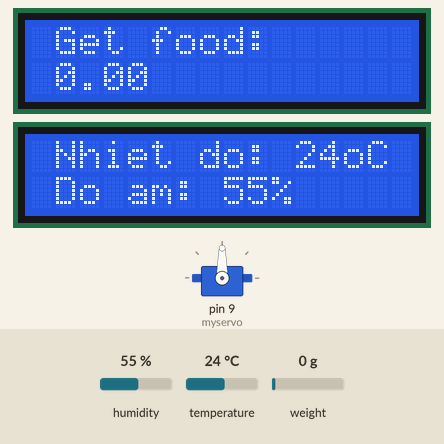
A sketch run on a simulated Arduino Uno, built with avr-gcc and run on an emulated ATmega328P. Shown: 2 × 16×2 character LCD, servo. The inputs (shaded band) are chosen by the test bench; at power-on: temperature 24 °C, weight on the scale 0 g, humidity 55 %. What the sketch prints to the serial monitor is not drawn.

Above: at 8.5 s.
8.6 s: temperature set to 11 °C
At 14.0 s:
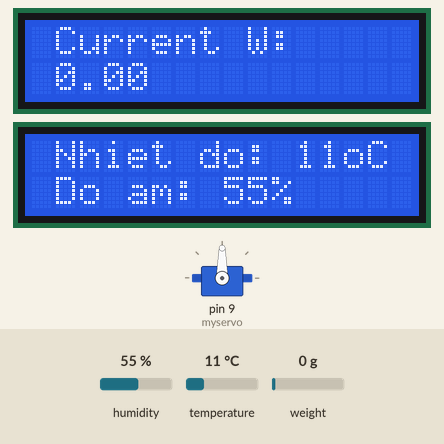
15.0 s: temperature set to 8 °C
At 16.8 s:
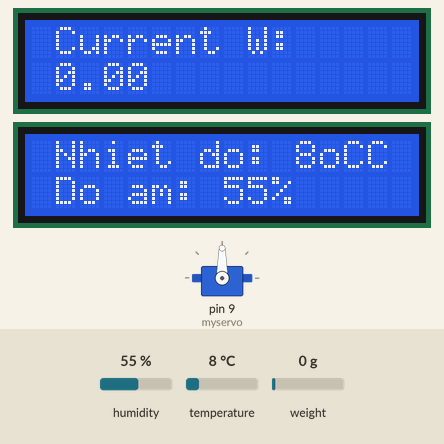
17.1 s: weight on the scale set to 100 g
At 18.8 s:
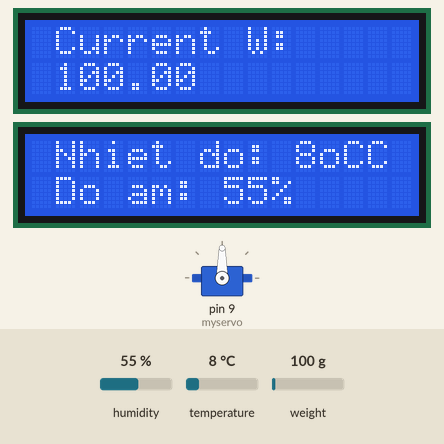
19.1 s: humidity set to 22 %
At 20.3 s:
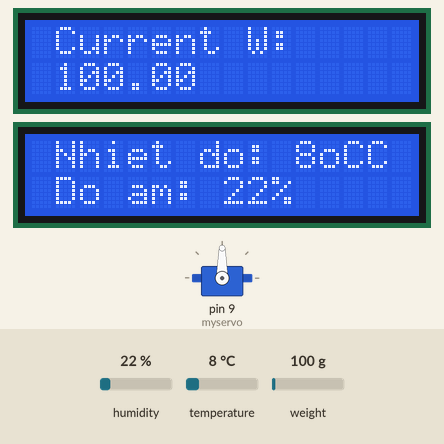
21.3 s: weight on the scale set to 1250 g
At 22.3 s:
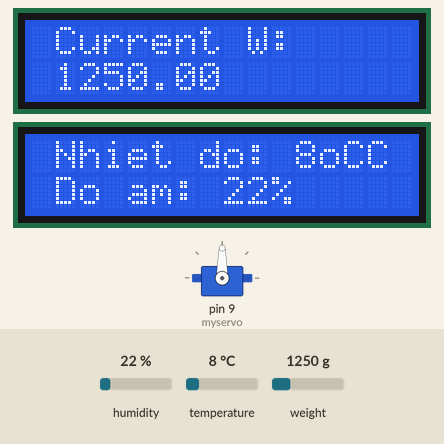
Timing chart, 0 to 24.3 s (numbered marks = the images above; inputs shaded):
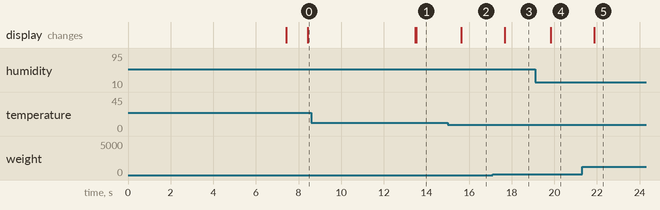

Measured:
- the behaviour switches between 10 and 9 °C on temperature (found by bisection; images 1 and 2)
- after the input at 8.6 s, the display: first differs from a run without the input after 4.9 s (image 1)
- after the input at 15.0 s, the display: changes after 0.63 s (image 2)
- after the input at 17.1 s, the display: changes after 0.57 s (image 3)
- after the input at 19.1 s, the display: changes after 0.73 s (image 4)
- after the input at 21.3 s, the display: changes after 0.58 s (image 5)

The sketch:

food_dispenser.ino
```cpp
#include <Arduino.h>
#include "HX711.h"
#include <LiquidCrystal_I2C.h>
#include <Servo.h>
#include <DHT.h>
#include <SoftwareSerial.h>
Servo myservo;
// Set the LCD address to 0x27 for a 16 chars and 2 line display
LiquidCrystal_I2C lcd(0x27, 16, 2);
LiquidCrystal_I2C lcd1(0x26, 16, 2);

//Communication
#define rxPin 10
#define txPin 11
SoftwareSerial megaSerial =  SoftwareSerial(rxPin, txPin);
//DHT11
const int DHTPIN = 8;
const int DHTTYPE = DHT11;
DHT dht(DHTPIN, DHTTYPE);

// HX711 circuit wiring
const int LOADCELL_DOUT_PIN = 2;
const int LOADCELL_SCK_PIN = 3;
int pos = 0;
HX711 scale;

unsigned long timedelay;
unsigned long timedelay1;
void setup() {
  Serial.begin(19200);
  megaSerial.begin(9600);
  dht.begin();
  lcd.begin();
  lcd1.begin();
  // Turn on the blacklight and print a message.
  lcd.backlight();
  lcd1.backlight();
  lcd.print("Initialized...");
  lcd1.print("Initialized...");
  Serial.println("HX711 Demo");
  Serial.println("Initializing the scale");

  scale.begin(LOADCELL_DOUT_PIN, LOADCELL_SCK_PIN);

  Serial.println("Before setting up the scale:");
  Serial.print("read: \t\t");
  Serial.println(scale.read());  // print a raw reading from the ADC

  Serial.print("read average: \t\t");
  Serial.println(scale.read_average(20));  // print the average of 20 readings from the ADC

  Serial.print("get value: \t\t");
  Serial.println(scale.get_value(5));  // print the average of 5 readings from the ADC minus the tare weight (not set yet)

  Serial.print("get units: \t\t");
  Serial.println(scale.get_units(5), 1);  // print the average of 5 readings from the ADC minus tare weight (not set) divided
  // by the SCALE parameter (not set yet)

  scale.set_scale(-365.897);
  //scale.set_scale(-471.497);                      // this value is obtained by calibrating the scale with known weights; see the README for details
  scale.tare();  // reset the scale to

  Serial.println("After setting up the scale:");

  Serial.print("read: \t\t");
  Serial.println(scale.read());  // print a raw reading from the ADC

  Serial.print("read average: \t\t");
  Serial.println(scale.read_average(20));  // print the average of 20 readings from the ADC

  Serial.print("get value: \t\t");
  Serial.println(scale.get_value(5));  // print the average of 5 readings from the ADC minus the tare weight, set with tare()

  Serial.print("get units: \t\t");
  Serial.println(scale.get_units(5), 1);  // print the average of 5 readings from the ADC minus tare weight, divided
  // by the SCALE parameter set with set_scale

  Serial.println("Readings:");
  timedelay = millis();
  timedelay1 = millis();
  lcd.clear();
  lcd1.clear();
  myservo.attach(9);

}
int i = 0;
int thresholdWeight = 100;
int thresholdTimer = 0;
float tempW = 0;
char c;
String dataIn;
String tempWeight = "";
String tempInterval = "";
int isUpdate = 0;
String dataArray[10];
int dataIdx = 0;
String correctdataIn = "";
int count = 0;
int previousCount = 0;
int idx, idx1;
float prev_w=0;
void loop() {
  float h = dht.readHumidity();
  float t = dht.readTemperature();
  lcd1.setCursor(1, 0);
  lcd1.print("Nhiet do: ");
  lcd1.print(round(t));
  lcd1.print("oC");
  lcd1.setCursor(1, 1);
  lcd1.print("Do am: ");
  lcd1.print(round(h));
  lcd1.print("%");

  //Receive data from ESP32
  while (megaSerial.available()) {
    c = megaSerial.read();
    if (c != '\n') {
      dataIn += c;
    }
    else {
      break;
    }
  }
  if (c == '\n') {
    Serial.println(dataIn);
    if (dataIdx < 10 && isUpdate) {
      Serial.println("if1:" + dataIdx);
      dataArray[dataIdx] = dataIn;
      dataIdx++;
    }
    else if (dataIdx >= 10 && isUpdate) {
      Serial.println("if2:" + dataIdx);
      for (int j = 0; j < 10; j++) {
        count = 0;
        correctdataIn = dataArray[j];
        for (int k = j; k < 10; k++) {
          if (strcmp(dataArray[j].c_str(), dataArray[k].c_str()) == 0) {
            count++;
          }
        }
        if (previousCount < count) {
          previousCount = count;
          correctdataIn = dataArray[j];
        }
      }
      idx = correctdataIn.indexOf(",");
      //    isUpdate=correctdataIn.substring(0,idx).toInt();
      idx1 = correctdataIn.indexOf(",", idx + 1);
      tempWeight = correctdataIn.substring(idx + 1, idx1);
      thresholdWeight = tempWeight.toInt();
      tempInterval = correctdataIn.substring(idx1 + 1);
      thresholdTimer = tempInterval.toInt();
      isUpdate = 0;
      dataIdx = 0;
    }
    if (dataIn.substring(0, 1).toInt() == 1) {
      isUpdate = 1;
      dataIdx = 0;
    }

    //    megaSerial.print(String(int(round(t)))+","+String(int(round(h)))+"\n");
    c = 0;
    dataIn = "";
  }
  //


  if (i == 0) {
    for (int j = 0; j < 3; j++) {
      lcd.setCursor(1, 0);
      lcd.print("Get food:");
      lcd.setCursor(1, 1);
      tempW = int(round(scale.get_units(5)));
      lcd.print(tempW);
      delay(1000);
    }
    lcd.setCursor(1, 0);
    lcd.print("Current W:");
    i++;
  }
  else {
    lcd.setCursor(1, 0);
    lcd.print("Current W:");
    lcd.setCursor(1, 1);
    tempW = float(round(scale.get_units(5)));
    if(tempW<0){
      tempW=0;
    }
    lcd.print(tempW);
  }
  if(isUpdate==0&&strcmp(correctdataIn.c_str(),"")!=0){
      Serial.println(thresholdWeight);
    Serial.println("---");
    Serial.println(thresholdTimer);
    if((unsigned long)(millis()-timedelay)>thresholdTimer*1000){
    //open
    Serial.println("Open");
    for(pos = 10; pos < 180; pos += 1){

          myservo.write(pos);
          delay(5);
      }
      timedelay1=millis();
       while(1){
      lcd.setCursor(1,1);
      tempW=round(scale.get_units(5));
      if(tempW<0){
      tempW=0;
      }
      lcd.print(tempW);
      if(int(tempW)+20-thresholdWeight>=0){

      break;
       }
       if((unsigned long)(millis()-timedelay1)>20000&&tempW-prev_w<=0){
        lcd.clear();
        lcd.setCursor(1, 0);
        lcd.print("Warning!..");
        timedelay1=millis();
        break;
       }
       prev_w=tempW;
    }
      //close
      for(pos = 180; pos>=10; pos-=1) {
          myservo.write(pos);
          delay(5);
      }

    timedelay=millis();
    }
    }


}
```
